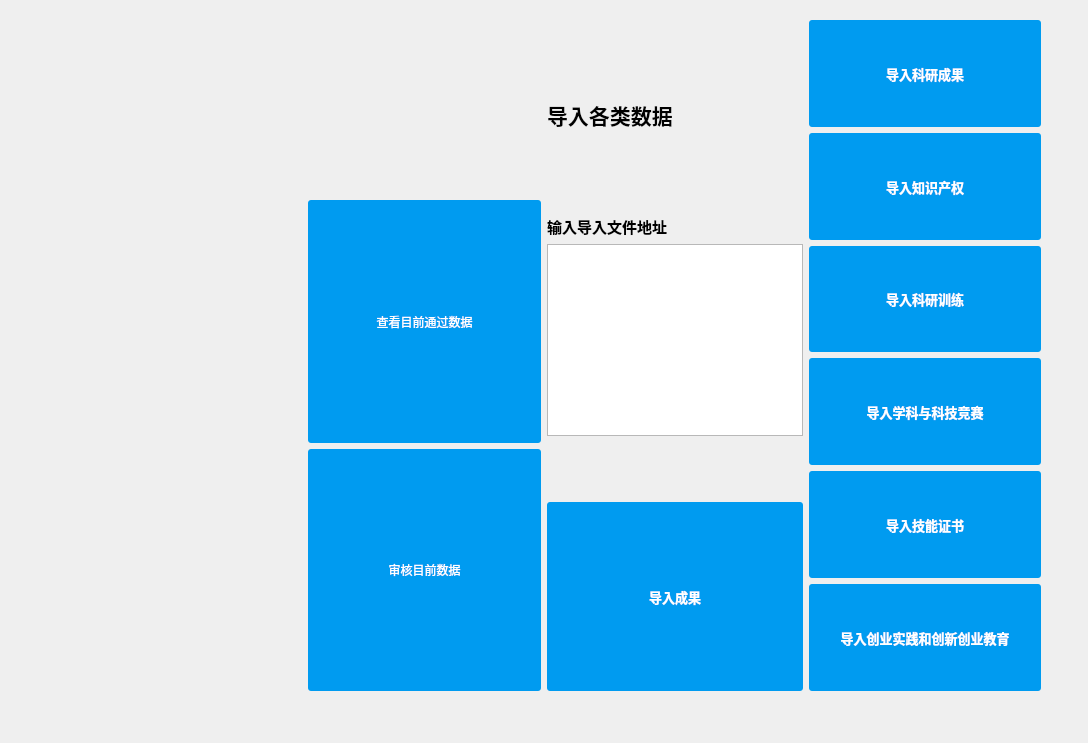
<?xml version="1.0" encoding="UTF-8"?>
<ui version="4.0">
 <class>Statusframe</class>
 <widget class="QDialog" name="Statusframe">
  <property name="geometry">
   <rect>
    <x>0</x>
    <y>0</y>
    <width>1088</width>
    <height>743</height>
   </rect>
  </property>
  <property name="windowTitle">
   <string>Dialog</string>
  </property>
  <widget class="QWidget" name="horizontalLayoutWidget">
   <property name="geometry">
    <rect>
     <x>70</x>
     <y>20</y>
     <width>971</width>
     <height>671</height>
    </rect>
   </property>
   <layout class="QHBoxLayout" name="horizontalLayout">
    <item>
     <widget class="QLabel" name="label_2">
      <property name="font">
       <font>
        <family>Arial</family>
        <pointsize>24</pointsize>
        <weight>75</weight>
        <bold>true</bold>
       </font>
      </property>
      <property name="text">
       <string/>
      </property>
     </widget>
    </item>
    <item>
     <layout class="QVBoxLayout" name="verticalLayout_2">
      <item>
       <spacer name="verticalSpacer">
        <property name="orientation">
         <enum>Qt::Vertical</enum>
        </property>
        <property name="sizeType">
         <enum>QSizePolicy::Preferred</enum>
        </property>
        <property name="sizeHint" stdset="0">
         <size>
          <width>20</width>
          <height>100</height>
         </size>
        </property>
       </spacer>
      </item>
      <item>
       <spacer name="verticalSpacer_3">
        <property name="orientation">
         <enum>Qt::Vertical</enum>
        </property>
        <property name="sizeType">
         <enum>QSizePolicy::Minimum</enum>
        </property>
        <property name="sizeHint" stdset="0">
         <size>
          <width>20</width>
          <height>40</height>
         </size>
        </property>
       </spacer>
      </item>
      <item>
       <spacer name="verticalSpacer_4">
        <property name="orientation">
         <enum>Qt::Vertical</enum>
        </property>
        <property name="sizeType">
         <enum>QSizePolicy::Minimum</enum>
        </property>
        <property name="sizeHint" stdset="0">
         <size>
          <width>20</width>
          <height>40</height>
         </size>
        </property>
       </spacer>
      </item>
      <item>
       <widget class="QPushButton" name="pushButton_8">
        <property name="sizePolicy">
         <sizepolicy hsizetype="Preferred" vsizetype="Minimum">
          <horstretch>0</horstretch>
          <verstretch>0</verstretch>
         </sizepolicy>
        </property>
        <property name="styleSheet">
         <string notr="true">QPushButton { background-color: rgb(0, 155, 240); border-radius: 3px; color: rgb(255, 255, 255); } QPushButton:hover { background-color: rgb(245, 69, 255); }</string>
        </property>
        <property name="text">
         <string>查看目前通过数据</string>
        </property>
       </widget>
      </item>
      <item>
       <widget class="QPushButton" name="pushButton_7">
        <property name="sizePolicy">
         <sizepolicy hsizetype="Preferred" vsizetype="Minimum">
          <horstretch>0</horstretch>
          <verstretch>0</verstretch>
         </sizepolicy>
        </property>
        <property name="styleSheet">
         <string notr="true">QPushButton { background-color: rgb(0, 155, 240); border-radius: 3px; color: rgb(255, 255, 255); } QPushButton:hover { background-color: rgb(245, 69, 255); }</string>
        </property>
        <property name="text">
         <string>审核目前数据</string>
        </property>
       </widget>
      </item>
     </layout>
    </item>
    <item>
     <layout class="QVBoxLayout" name="verticalLayout_3">
      <item>
       <widget class="QLabel" name="label">
        <property name="font">
         <font>
          <family>Arial</family>
          <pointsize>16</pointsize>
          <weight>75</weight>
          <bold>true</bold>
         </font>
        </property>
        <property name="text">
         <string>导入各类数据</string>
        </property>
       </widget>
      </item>
      <item>
       <widget class="QLabel" name="label_3">
        <property name="sizePolicy">
         <sizepolicy hsizetype="Minimum" vsizetype="Fixed">
          <horstretch>0</horstretch>
          <verstretch>0</verstretch>
         </sizepolicy>
        </property>
        <property name="font">
         <font>
          <family>Arial</family>
          <pointsize>11</pointsize>
          <weight>75</weight>
          <bold>true</bold>
         </font>
        </property>
        <property name="text">
         <string>输入导入文件地址</string>
        </property>
       </widget>
      </item>
      <item>
       <widget class="QTextEdit" name="textEdit">
        <property name="sizePolicy">
         <sizepolicy hsizetype="Fixed" vsizetype="Fixed">
          <horstretch>0</horstretch>
          <verstretch>0</verstretch>
         </sizepolicy>
        </property>
       </widget>
      </item>
      <item>
       <widget class="QLabel" name="label_4">
        <property name="sizePolicy">
         <sizepolicy hsizetype="Minimum" vsizetype="Fixed">
          <horstretch>0</horstretch>
          <verstretch>0</verstretch>
         </sizepolicy>
        </property>
        <property name="text">
         <string/>
        </property>
       </widget>
      </item>
      <item>
       <spacer name="verticalSpacer_2">
        <property name="orientation">
         <enum>Qt::Vertical</enum>
        </property>
        <property name="sizeType">
         <enum>QSizePolicy::Minimum</enum>
        </property>
        <property name="sizeHint" stdset="0">
         <size>
          <width>20</width>
          <height>40</height>
         </size>
        </property>
       </spacer>
      </item>
      <item>
       <widget class="QPushButton" name="pushButton">
        <property name="sizePolicy">
         <sizepolicy hsizetype="Minimum" vsizetype="Ignored">
          <horstretch>0</horstretch>
          <verstretch>0</verstretch>
         </sizepolicy>
        </property>
        <property name="font">
         <font>
          <family>Arial</family>
          <pointsize>10</pointsize>
          <weight>75</weight>
          <bold>true</bold>
         </font>
        </property>
        <property name="styleSheet">
         <string notr="true">QPushButton { background-color: rgb(0, 155, 240); border-radius: 3px; color: rgb(255, 255, 255); } QPushButton:hover { background-color: rgb(245, 69, 255); }</string>
        </property>
        <property name="text">
         <string>导入成果</string>
        </property>
       </widget>
      </item>
     </layout>
    </item>
    <item>
     <layout class="QVBoxLayout" name="verticalLayout">
      <item>
       <widget class="QPushButton" name="pushButton_10">
        <property name="sizePolicy">
         <sizepolicy hsizetype="Minimum" vsizetype="Minimum">
          <horstretch>0</horstretch>
          <verstretch>0</verstretch>
         </sizepolicy>
        </property>
        <property name="font">
         <font>
          <family>Arial</family>
          <pointsize>10</pointsize>
          <weight>75</weight>
          <bold>true</bold>
         </font>
        </property>
        <property name="styleSheet">
         <string notr="true">QPushButton { background-color: rgb(0, 155, 240); border-radius: 3px; color: rgb(255, 255, 255); } QPushButton:hover { background-color: rgb(245, 69, 255); }</string>
        </property>
        <property name="text">
         <string>导入科研成果</string>
        </property>
       </widget>
      </item>
      <item>
       <widget class="QPushButton" name="pushButton_2">
        <property name="sizePolicy">
         <sizepolicy hsizetype="Minimum" vsizetype="Minimum">
          <horstretch>0</horstretch>
          <verstretch>0</verstretch>
         </sizepolicy>
        </property>
        <property name="font">
         <font>
          <family>Arial</family>
          <pointsize>10</pointsize>
          <weight>75</weight>
          <bold>true</bold>
         </font>
        </property>
        <property name="styleSheet">
         <string notr="true">QPushButton { background-color: rgb(0, 155, 240); border-radius: 3px; color: rgb(255, 255, 255); } QPushButton:hover { background-color: rgb(245, 69, 255); }</string>
        </property>
        <property name="text">
         <string>导入知识产权</string>
        </property>
       </widget>
      </item>
      <item>
       <widget class="QPushButton" name="pushButton_3">
        <property name="sizePolicy">
         <sizepolicy hsizetype="Minimum" vsizetype="Minimum">
          <horstretch>0</horstretch>
          <verstretch>0</verstretch>
         </sizepolicy>
        </property>
        <property name="font">
         <font>
          <family>Arial</family>
          <pointsize>10</pointsize>
          <weight>75</weight>
          <bold>true</bold>
         </font>
        </property>
        <property name="styleSheet">
         <string notr="true">QPushButton { background-color: rgb(0, 155, 240); border-radius: 3px; color: rgb(255, 255, 255); } QPushButton:hover { background-color: rgb(245, 69, 255); }</string>
        </property>
        <property name="text">
         <string>导入科研训练</string>
        </property>
       </widget>
      </item>
      <item>
       <widget class="QPushButton" name="pushButton_4">
        <property name="sizePolicy">
         <sizepolicy hsizetype="Minimum" vsizetype="Minimum">
          <horstretch>0</horstretch>
          <verstretch>0</verstretch>
         </sizepolicy>
        </property>
        <property name="font">
         <font>
          <family>Arial</family>
          <pointsize>10</pointsize>
          <weight>75</weight>
          <bold>true</bold>
         </font>
        </property>
        <property name="styleSheet">
         <string notr="true">QPushButton { background-color: rgb(0, 155, 240); border-radius: 3px; color: rgb(255, 255, 255); } QPushButton:hover { background-color: rgb(245, 69, 255); }</string>
        </property>
        <property name="text">
         <string>导入学科与科技竞赛</string>
        </property>
       </widget>
      </item>
      <item>
       <widget class="QPushButton" name="pushButton_5">
        <property name="sizePolicy">
         <sizepolicy hsizetype="Minimum" vsizetype="Minimum">
          <horstretch>0</horstretch>
          <verstretch>0</verstretch>
         </sizepolicy>
        </property>
        <property name="font">
         <font>
          <family>Arial</family>
          <pointsize>10</pointsize>
          <weight>75</weight>
          <bold>true</bold>
         </font>
        </property>
        <property name="styleSheet">
         <string notr="true">QPushButton { background-color: rgb(0, 155, 240); border-radius: 3px; color: rgb(255, 255, 255); } QPushButton:hover { background-color: rgb(245, 69, 255); }</string>
        </property>
        <property name="text">
         <string>导入技能证书</string>
        </property>
       </widget>
      </item>
      <item>
       <widget class="QPushButton" name="pushButton_6">
        <property name="sizePolicy">
         <sizepolicy hsizetype="Minimum" vsizetype="Minimum">
          <horstretch>0</horstretch>
          <verstretch>0</verstretch>
         </sizepolicy>
        </property>
        <property name="font">
         <font>
          <family>Arial</family>
          <pointsize>10</pointsize>
          <weight>75</weight>
          <bold>true</bold>
         </font>
        </property>
        <property name="styleSheet">
         <string notr="true">QPushButton { background-color: rgb(0, 155, 240); border-radius: 3px; color: rgb(255, 255, 255); } QPushButton:hover { background-color: rgb(245, 69, 255); }</string>
        </property>
        <property name="text">
         <string>导入创业实践和创新创业教育</string>
        </property>
       </widget>
      </item>
     </layout>
    </item>
   </layout>
  </widget>
 </widget>
 <resources/>
 <connections/>
</ui>
